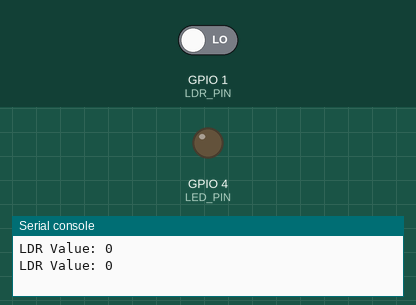
Simulated run of this program. Board: ESP32 board running MicroPython. Shown: output pins drawn as LEDs (lit = HIGH), the last lines printed to the serial console. Inputs (shaded band) come from the test bench; at power-on: GPIO 1 (LDR_PIN) LOW.

Above: at 1.2 s.
1.3 s: GPIO 1 (LDR_PIN) driven HIGH
At 3.0 s:
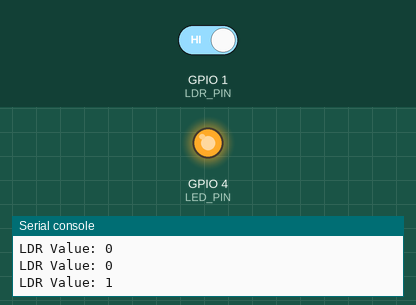
3.5 s: GPIO 1 (LDR_PIN) driven LOW
At 4.6 s:
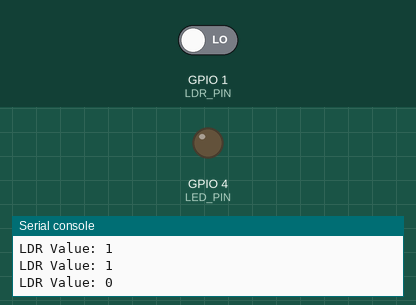
Timing chart, 0 to 6.5 s (numbered marks = the images above; inputs shaded):
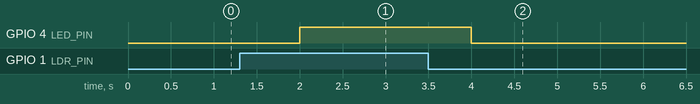

The program:

2pinldr.py
```python
import machine
import time

# Define the LDR and LED pins
LDR_PIN = machine.Pin(1, machine.Pin.IN)
LED_PIN = machine.Pin(4, machine.Pin.OUT)

while True:
    # Read the LDR value
    ldr_value = LDR_PIN.value()

    # Control the LED state based on the LDR value
    if ldr_value == 1:
        LED_PIN.on()  # Turn the LED ON when LDR detects darkness
    else:
        LED_PIN.off()  # Turn the LED OFF when LDR detects light

    # Print the LDR value to the console
    print("LDR Value:", ldr_value)

    # Sleep for a short time to avoid rapid value changes
    time.sleep(1)
```

Measured:
- after the input at 1.3 s, GPIO 4 (LED_PIN): LOW → HIGH after 0.70 s
- after the input at 3.5 s, GPIO 4 (LED_PIN): HIGH → LOW after 0.50 s
